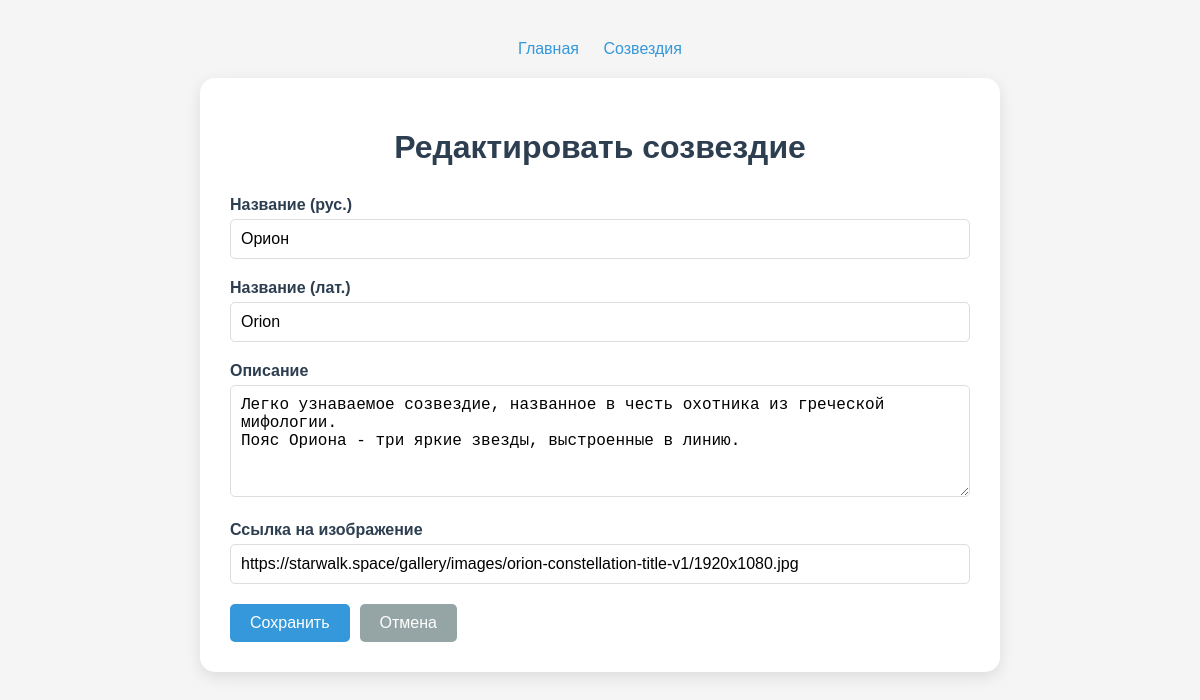
Page /constellation/2/edit/ on the committed database.
### quiz/models.py (models this page shows, shortened)
class Constellation(models.Model):
    name_ru = models.CharField(max_length=100, verbose_name="Название (рус.)")
    name_la = models.CharField(max_length=100, verbose_name="Название (лат.)", blank=True)
    description = models.TextField(verbose_name="Описание", blank=True)
    image_url = models.URLField(verbose_name="Ссылка на созвездие", blank=True)
    created_at = models.DateTimeField(auto_now_add=True, verbose_name="Дата создания")
    updated_at = models.DateTimeField(auto_now=True, verbose_name="Дата обновления")
    class Meta:
        verbose_name = "Созвездие"
        verbose_name_plural = "созвездия"
        ordering = ['name_ru']

### quiz/views.py (the view)
# urls.py: path('constellation/<int:pk>/edit/', views.constellation_edit, name='constellation_edit'),
def constellation_edit(request, pk):
    constellation = get_object_or_404(Constellation, pk=pk)
    if request.method == 'POST':
        form = ConstellationForm(request.POST, instance=constellation)
        if form.is_valid():
            constellation = form.save()
            messages.success(request, f'Созвездие "{constellation.name_ru}" успешно обновлено!')
            return redirect('constellation_detail', pk=constellation.pk)
    else:
        form = ConstellationForm(instance=constellation)
    return render(request, 'quiz/constellation_form.html', {
        'form': form,
        'title': 'Редактировать созвездие',
        'button_text': 'Сохранить',
        'constellation': constellation
    })

### quiz/forms.py (shortened to what this page needs)
class ConstellationForm(forms.ModelForm):
    class Meta:
        model = Constellation
        fields = ['name_ru', 'name_la', 'description', 'image_url']
        labels = {
            'name_ru': 'Название (рус.)',
            'name_la': 'Название (лат.)',
            'description': 'Описание',
            'image_url': 'Ссылка на изображение',
        }
        widgets = {
            'description': forms.Textarea(attrs={'rows': 5}),
            'image_url': forms.URLInput(attrs={'placeholder': 'https://...'}),
        }

### quiz/templates/quiz/constellation_form.html (shortened to what this page needs)
<!DOCTYPE html>
<html lang="ru">
<head>
</head>
<body>
    <div class="nav-links">
        <a href="/">Главная</a>
        <a href="/constellations/">Созвездия</a>
    </div>
    <div class="form-container">
        <h1>{{ title }}</h1>
        <form method="post">
            {% for field in form %}
            <div class="form-group">
                <label for="{{ field.id_for_label }}">{{ field.label }}</label>
                {{ field }}
            </div>
            {% endfor %}
            <div class="button-group">
                <button type="submit" class="btn btn-primary">{{ button_text }}</button>
                <a href="{% url 'constellation_list' %}" class="btn btn-secondary">Отмена</a>
            </div>
        </form>
    </div>
</body>
</html>

### quiz/templates/quiz/constellation_form.html (style rules this page uses)
body { font-family: Arial, sans-serif; max-width: 800px; margin: 0 auto; padding: 20px; background-color: #f5f5f5; }
.nav-links { text-align: center; margin: 20px 0; }
.nav-links a { margin: 0 10px; color: #3498db; text-decoration: none; }
.form-container { background: white; border-radius: 15px; padding: 30px; box-shadow: 0 5px 15px rgba(0,0,0,0.1); }
h1 { text-align: center; color: #2c3e50; margin-bottom: 30px; }
.form-group { margin-bottom: 20px; }
label { display: block; font-weight: bold; margin-bottom: 5px; color: #2c3e50; }
input, textarea { width: 100%; padding: 10px; border: 1px solid #ddd; border-radius: 5px; font-size: 16px; box-sizing: border-box; }
textarea { resize: vertical; }
.button-group { display: flex; gap: 10px; margin-top: 20px; }
.btn { padding: 10px 20px; border: none; border-radius: 5px; cursor: pointer; font-size: 16px; text-decoration: none; display: inline-block; text-align: center; }
.btn-primary { background-color: #3498db; color: white; }
.btn-secondary { background-color: #95a5a6; color: white; }

### rows in the picture
Constellation: form "Орион" "Orion" "Легко узнаваемое созвездие, названное в честь охотника из греческой мифологии. Пояс Ориона - три яркие звезды, выстроенные в линию." "https://starwalk.space/gallery/images/orion-constellation-title-v1/1920x1080.jpg"

### other values in the picture
{{ title }} "Редактировать созвездие"
{{ field.label }} "Название (рус.)" "Название (лат.)" "Описание" "Ссылка на изображение"
{{ button_text }} "Сохранить"
